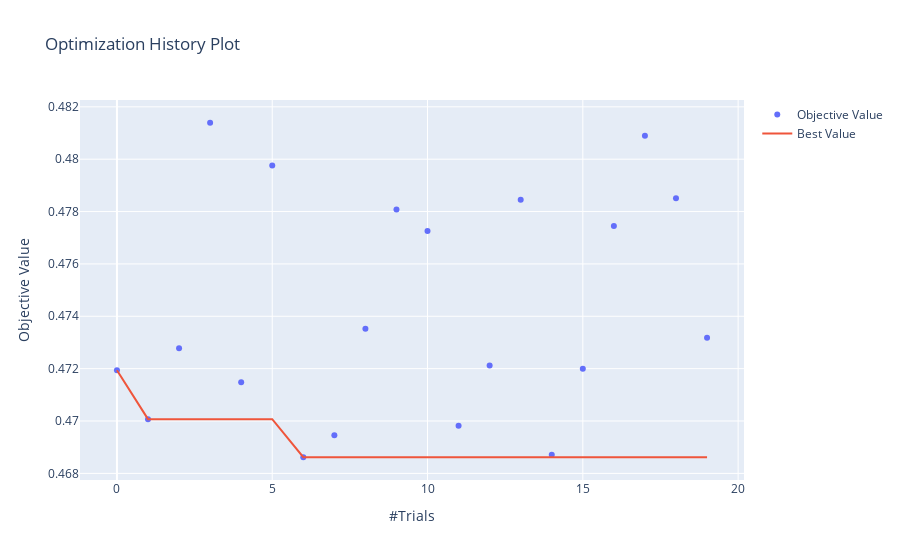

Notebook code for this chart:
### Markdown cell above
### Plotting & Analysis

### Code cell
optuna.visualization.plot_optimization_history(study)

### Figure 1 — Plotly figure (JSON) as saved in the notebook; plotly's stock layout.template omitted (floating-point values rounded to 4 significant figures)
{"data": [{"mode": "markers", "name": "Objective Value", "type": "scatter", "x": [0, 1, 2, 3, 4, 5, 6, 7, 8, 9, 10, 11, 12, 13, 14, 15, 16, 17, 18, 19], "y": [0.4719, 0.4701, 0.4728, 0.4814, 0.4715, 0.4798, 0.4686, 0.4695, 0.4735, 0.4781, 0.4773, 0.4698, 0.4721, 0.4784, 0.4687, 0.472, 0.4775, 0.4809, 0.4785, 0.4732]}, {"name": "Best Value", "type": "scatter", "x": [0, 1, 2, 3, 4, 5, 6, 7, 8, 9, 10, 11, 12, 13, 14, 15, 16, 17, 18, 19], "y": [0.4719, 0.4701, 0.4701, 0.4701, 0.4701, 0.4701, 0.4686, 0.4686, 0.4686, 0.4686, 0.4686, 0.4686, 0.4686, 0.4686, 0.4686, 0.4686, 0.4686, 0.4686, 0.4686, 0.4686]}], "layout": {"autosize": true, "title": {"text": "Optimization History Plot"}, "xaxis": {"autorange": true, "range": [-1.161, 20.16], "title": {"text": "#Trials"}, "type": "linear"}, "yaxis": {"autorange": true, "range": [0.4676, 0.4824], "title": {"text": "Objective Value"}, "type": "linear"}}}
